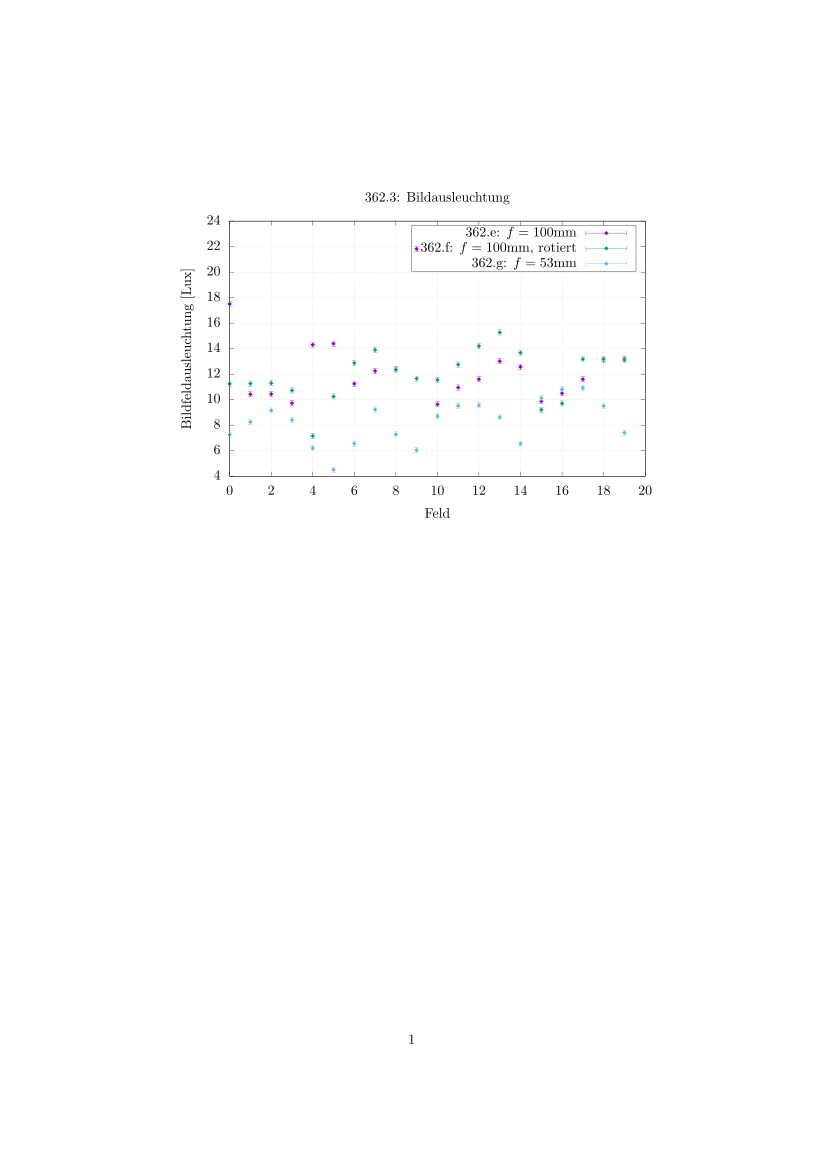

The gnuplot source for this figure:
set terminal epslatex color
set output "output_e.tex"
set title '362.3: Bildausleuchtung'
set xlabel 'Feld'
set ylabel 'Bildfeldausleuchtung [Lux]'
set grid
set key box width -5 top right
plot 'e.dat' u 1:2:5 with yerrorbars title '362.e: $f=100$mm' pt 13 pointsize 1,\
        'e.dat' u 1:3:5 with yerrorbars title '362.f: $f=100$mm, rotiert' pt 13 pointsize 1,\
        'e.dat' u 1:4:5 with yerrorbars title '362.g: $f=53$mm' pt 13 pointsize 1

# pt 0 pixel
# pt 1 plus
# pt 13 dot
# lw linewidth
# ps pointsize
# yerrorbars uses last column
